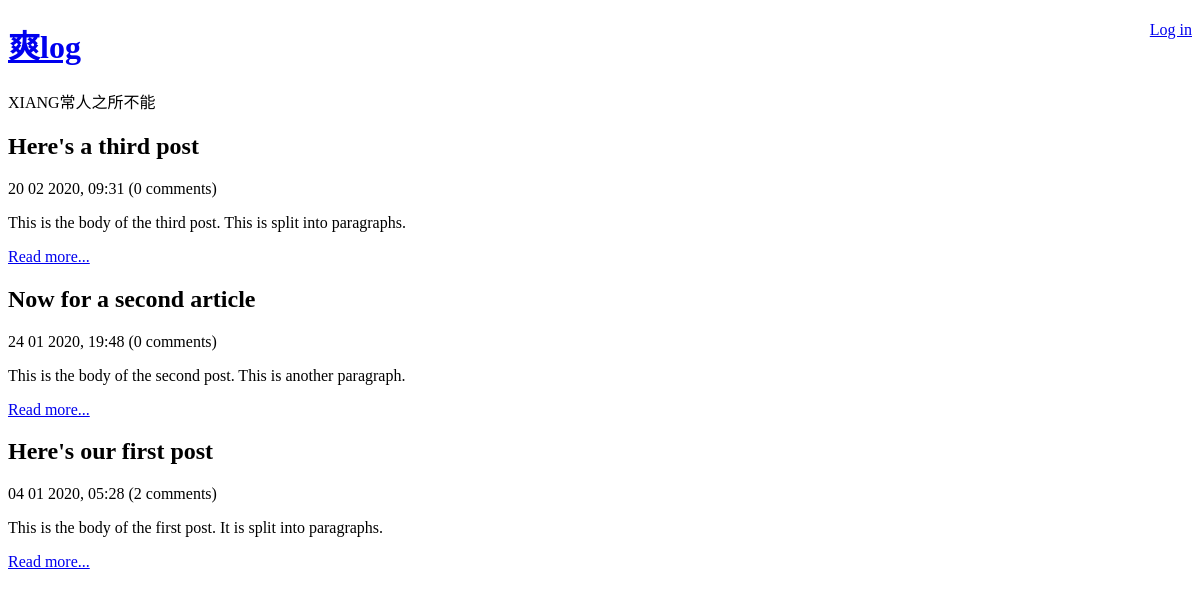
Before: / with the older database file.
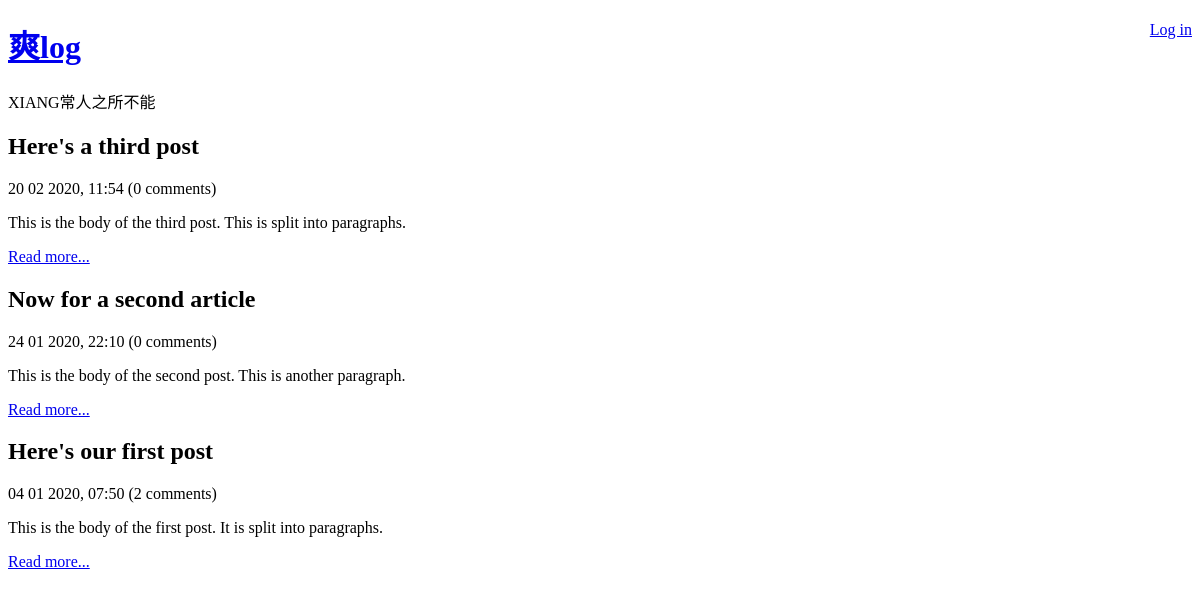
After: the same page with the newer database file.
### tables this page shows
CREATE TABLE post (
    id INTEGER PRIMARY KEY AUTOINCREMENT NOT NULL,
    title VARCHAR NOT NULL,
    body VARCHAR NOT NULL,
    user_id INTEGER NOT NULL,
    created_at VARCHAR NOT NULL,
    updatetimed_at VARCHAR
);

### lib/common.php (called while the page is built, shortened)
<?php
function getRootPath()
{
    return realpath(__DIR__ . '/..');
}
function getDatabasePath()
{
    return getRootPath() . '/data/data.sqlite';
}
function getDsn()
{
    return 'sqlite:' . getDatabasePath();
}
function getPDO()
{
    return new PDO(getDsn());
}
function htmlEscape($html)
{
    return htmlspecialchars($html, ENT_HTML5, 'UTF-8');
}
function convertSqlDate($sqlDate)
{
    $date = DateTime::createFromFormat('Y-m-d H:i:s', $sqlDate);
    return $date->format('d m Y, H:i');
}
function countCommentsForPost($post_id)
{
    $pdo = getPDO();
    $sql = "SELECT COUNT(*) c FROM comment WHERE post_id = :post_id";
    $stmt = $pdo->prepare($sql);
    $stmt->execute(array('post_id' => $post_id,));
    return (int)$stmt->fetchColumn();
}
function isLoggedIn()
{
    return isset($_SESSION['logged_in_username']);
}

### index.php (the view, shortened to what this page needs)
<?php
require_once 'lib/common.php';
$pdo = getPDO();
$stmt = $pdo->query('SELECT id, title, created_at, body FROM post ORDER BY created_at DESC');
?>
<!DOCTYPE html>
<html lang="zh">
    <head>
    </head>
    <body>
        <?php require 'templates/title.php' ?>
        <?php while ($row = $stmt->fetch(PDO::FETCH_ASSOC)) : ?>
            <h2>
                <?php echo htmlEscape($row['title']) ?>
            </h2>
            <div>
                <?php echo convertSqlDate($row['created_at']) ?>
                (<?php echo countCommentsForPost($row['id']) ?> comments)
            </div>
            <p>
                <?php echo htmlEscape($row['body']) ?>
            </p>
            <p>
                <a href="view_post.php?post_id=<?php echo $row['id'] ?>">Read more...</a>
            </p>
        <?php endwhile ?>
    </body>
</html>

### templates/title.php
<div style="float: right;">
    <?php if (isLoggedIn()): ?>
        Hello <?php echo htmlEscape(getAuthUser()) ?>
        <a href="logout.php">Log out</a>
    <?php else: ?>
        <a href="login.php">Log in</a>
    <?php endif; ?>
</div>
<a href="index.php">
    <h1>爽log</h1>
</a>
<p>XIANG常人之所不能</p>

Changed rows visible on the page:
changed post "Here's a third post": created_at "20 02 2020, 09:31" → "20 02 2020, 11:54"
changed post "Now for a second article": created_at "24 01 2020, 19:48" → "24 01 2020, 22:10"
changed post "Here's our first post": created_at "04 01 2020, 05:28" → "04 01 2020, 07:50"
